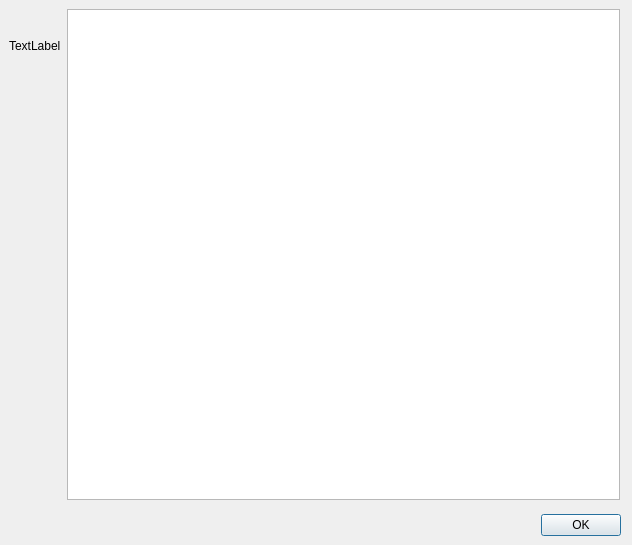
<?xml version="1.0" encoding="UTF-8"?>
<ui version="4.0">
 <class>HelpForm</class>
 <widget class="QDialog" name="HelpForm">
  <property name="geometry">
   <rect>
    <x>0</x>
    <y>0</y>
    <width>632</width>
    <height>545</height>
   </rect>
  </property>
  <property name="windowTitle">
   <string>Dialog</string>
  </property>
  <widget class="QWidget" name="horizontalLayoutWidget">
   <property name="geometry">
    <rect>
     <x>10</x>
     <y>510</y>
     <width>611</width>
     <height>31</height>
    </rect>
   </property>
   <layout class="QHBoxLayout" name="horizontalLayout">
    <item>
     <spacer name="horizontalSpacer">
      <property name="orientation">
       <enum>Qt::Horizontal</enum>
      </property>
      <property name="sizeHint" stdset="0">
       <size>
        <width>318</width>
        <height>20</height>
       </size>
      </property>
     </spacer>
    </item>
    <item>
     <widget class="QPushButton" name="pushButton">
      <property name="text">
       <string>OK</string>
      </property>
     </widget>
    </item>
   </layout>
  </widget>
  <widget class="QWidget" name="horizontalLayoutWidget_2">
   <property name="geometry">
    <rect>
     <x>9</x>
     <y>9</y>
     <width>611</width>
     <height>491</height>
    </rect>
   </property>
   <layout class="QHBoxLayout" name="horizontalLayout_2">
    <item>
     <layout class="QVBoxLayout" name="verticalLayout" stretch="0,0">
      <property name="spacing">
       <number>7</number>
      </property>
      <property name="topMargin">
       <number>30</number>
      </property>
      <item>
       <widget class="QLabel" name="label">
        <property name="text">
         <string>TextLabel</string>
        </property>
       </widget>
      </item>
      <item>
       <spacer name="verticalSpacer">
        <property name="orientation">
         <enum>Qt::Vertical</enum>
        </property>
        <property name="sizeHint" stdset="0">
         <size>
          <width>20</width>
          <height>40</height>
         </size>
        </property>
       </spacer>
      </item>
     </layout>
    </item>
    <item>
     <widget class="QTextBrowser" name="textBrowser"/>
    </item>
   </layout>
  </widget>
 </widget>
 <resources/>
 <connections/>
</ui>
